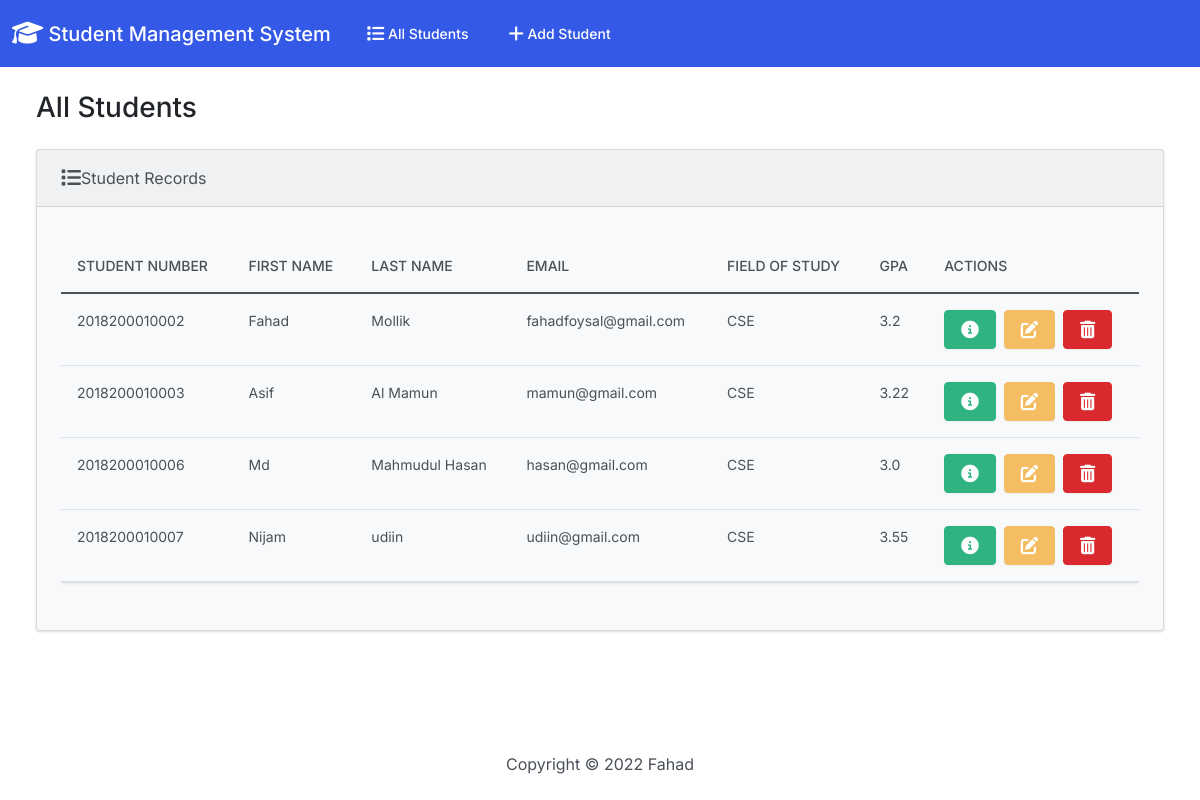
The page / on the database its author committed.
### students/models.py (models this page shows, shortened)
class Student(models.Model):
    student_number = models.PositiveIntegerField()
    first_name = models.CharField(max_length=50)
    last_name = models.CharField(max_length=50)
    email = models.EmailField(max_length=100)
    field_of_study = models.CharField(max_length=50)
    gpa = models.FloatField()

### students/views.py (the view)
# urls.py: path('', views.index, name='index'),
def index(request):
    return render(request, 'students/index.html', {
        'students': Student.objects.all()
    })

### students/templates/students/index.html (shortened to what this page needs)
{% extends "students/base.html" %}
{% block body %}
<h3 class="m-4">All Students</h3>
    <div class="row">
         <div class="col-12">
            {% if students %}
               <div class="card bg-light -3 ms-4 me-4 mb-4">
                        <div class="card-header">
                            <i class="fa-solid fa-list fa-lg"></i>Student Records
                        </div>
                        <div class="card-body">
                          <p class="card-text">
                            <div class="table-responsive">
                                <table class="table table-hover">
                                    <thead>
                                    <tr>
                                        <th scope="col">Student Number</th>
                                        <th scope="col">First Name</th>
                                        <th scope="col">Last Name</th>
                                        <th scope="col">Email</th>
                                        <th scope="col">Field of Study</th>
                                        <th scope="col">GPA</th>
                                        <th scope="col">Actions</th>
                                    </tr>
                                    </thead>
                                    <tbody>
                                        {% for student in students %}
                                            <tr>
                                                <td>{{ student.student_number }}</td>
                                                <td>{{ student.first_name }}</td>
                                                <td>{{ student.last_name }}</td>
                                                <td>{{ student.email }}</td>
                                                <td>{{ student.field_of_study }}</td>
                                                <td>{{ student.gpa }}</td>
                                                <td>
                                                    <button type="button" class="btn btn-success me-1" href="{% url 'view_student' student.id %}" data-bs-toggle="modal" data-bs-target="#myModal{{student.id}}">
                                                    </button>
                                                <a class="btn btn-warning me-1" href="{% url 'edit' student.id %}">
                                                </a>
                                                <button type="button" class="btn btn-danger" data-bs-toggle="modal" data-bs-target="#delete{{student.id}}">
                                                </button>
                                                </td>
                                            </tr>
                                        {% endfor %}
                                    </tbody>
                                </table>
                            </div>
                          </p>
                        </div>
                    </div>
                    {% else %}
                        <h5 class="alert alert-primary ms-4 me-4">No Student Records</h5>
                    {% endif %}
                </div>
            </div>
        </div>
{% endblock %}

### students/templates/students/base.html (shortened to what this page needs)
{% load static %}
<!DOCTYPE html>
<html lang="eng">
    <head>
        <link rel="stylesheet" href="https://cdnjs.cloudflare.com/ajax/libs/font-awesome/6.1.1/css/all.min.css">
        <link href="{% static 'css/bootstrap.min.css' %}" rel="stylesheet">
        <body class="d-flex flex-column min-vh-100">
        <nav class="navbar navbar-expand-lg navbar-dark bg-primary">
            <div class="container-fluid">
            <a class="navbar-brand" href="{% url 'index' %}">
                <i class="fa-solid fa-graduation-cap fa-lg"></i> Student Management System</a>
            <div class="collapse navbar-collapse" id="navbarColor01">
                <ul class="navbar-nav me-auto">
                <li class="nav-item">
                    <a class="nav-link" href="{% url 'index' %}">
                         All Students</a>
                </li>
                <li class="nav-item">
                    <a class="nav-link" href="{% url 'add' %}">
                         Add Student</a>
                </li>
                </ul>
            </div>
            </div>
        </nav>
        <div class="container-fluid">
            {% block body %}
            {% endblock %}
        <footer class="mt-auto mb-4">
            <div class="text-center">
                <span>
                    Copyright &copy; <script>document.write(new Date().getFullYear())</script> Fahad
                </span>
            </div>
        </footer>
        </body>
    </head>
</html>

### rows shown on the page
Student: student_number "2018200010002", first_name "Fahad", last_name "Mollik", email "fahadfoysal@gmail.com", field_of_study "CSE", gpa "3.2"
Student: student_number "2018200010003", first_name "Asif", last_name "Al Mamun", email "mamun@gmail.com", field_of_study "CSE", gpa "3.22"
Student: student_number "2018200010006", first_name "Md", last_name "Mahmudul Hasan", email "hasan@gmail.com", field_of_study "CSE", gpa "3.0"
Student: student_number "2018200010007", first_name "Nijam", last_name "udiin", email "udiin@gmail.com", field_of_study "CSE", gpa "3.55"
